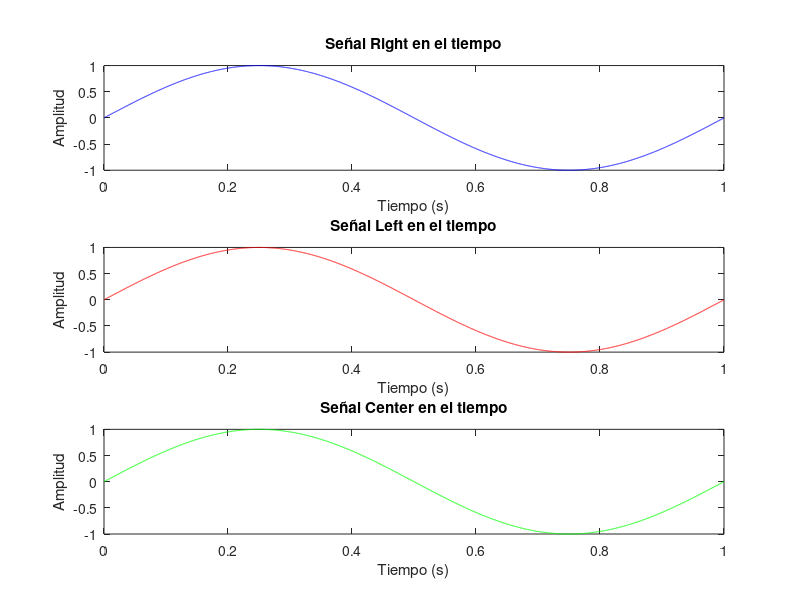
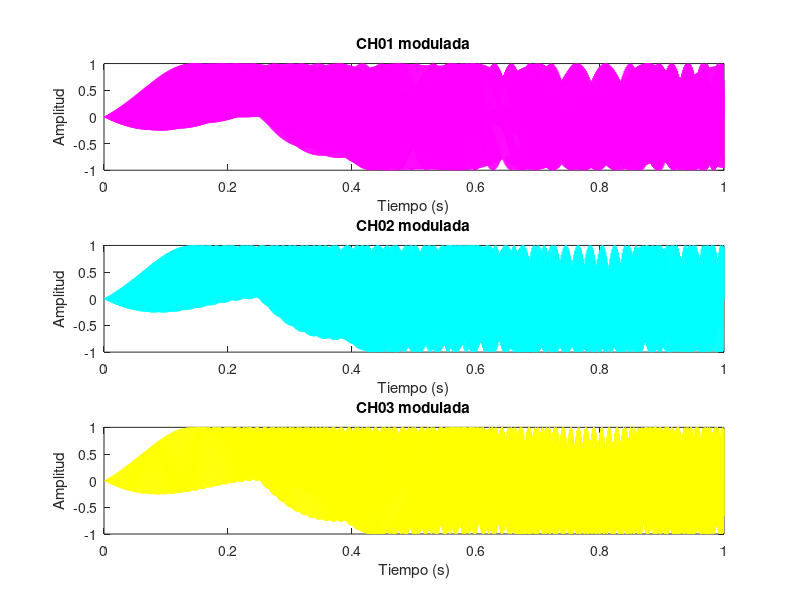
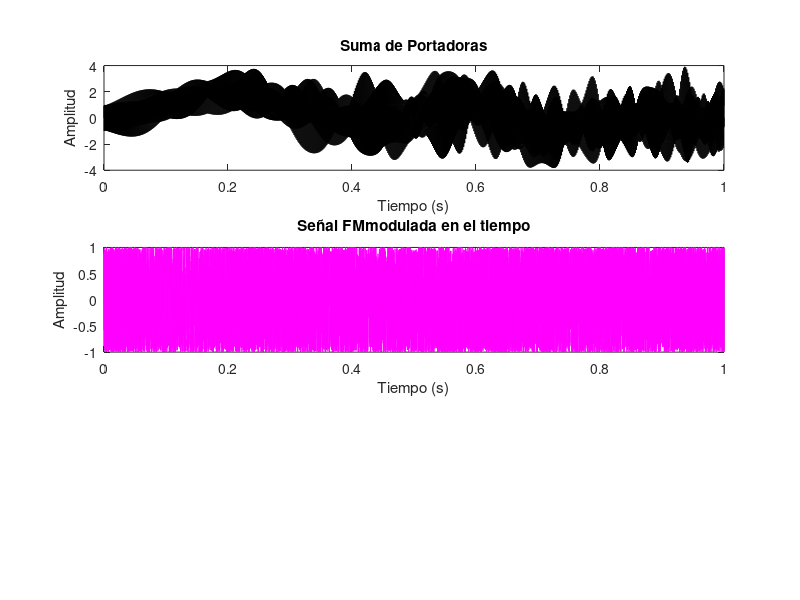
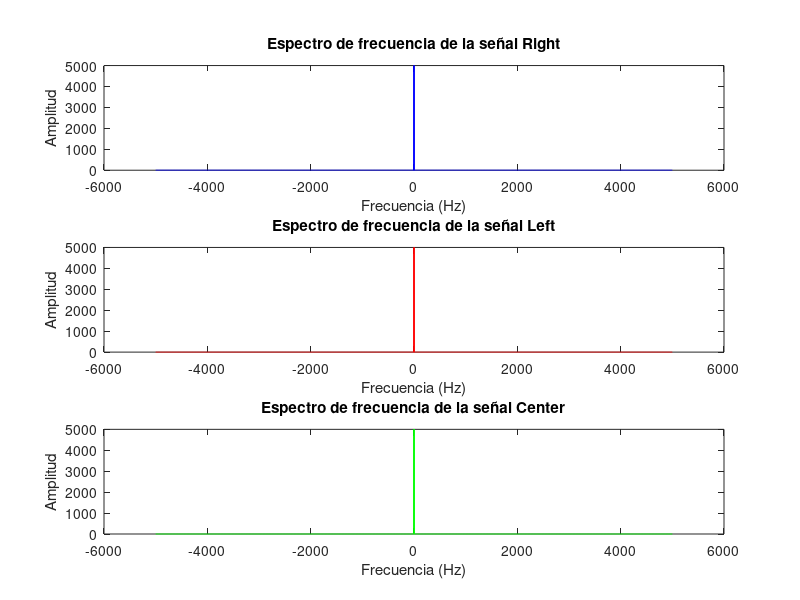

Source code (MATLAB) for these figures, in order:
% Para los análisis que hace Matlab en función del tiempo es necesario
% tener una referencia para las gráficas y comportamiento de las funciones
% Para nuestro caso se va a usar 1 segundo denominado 'foto' la cual va a tener 
% una exposición de 0 a 1 segundo, subdividida en 10000 pares
foto = 1; % Duración de la señal (segundos), dichos valores se visualizan
% en el eje x
fs = 10000; % Frecuencia de muestreo (Hz)
t = linspace(0, foto, fs); % Vector de tiempo

% Definición de las variables
Right = 1;
Left = 1;
Center = 1;

BandWidth = 120000; % Frecuencia central (Hz)
FXporta = 110000000;  % Ancho de banda (Hz)
fxpiloto = 1875; % 1875 hz
fxbase = fxpiloto * 2; % 3750 hz
fxbaja = fxpiloto * 7; % 13125 hz
fxmedia = fxpiloto * 17; % 31875  hz
fxalta = fxpiloto * 27; % 50625 hz 
 
%para poder distribuir equitativamente el ancho de banda contemplamos los siguientes
%tenemos un ancho de banda de 120 los cuales basado en fourier donde del análisis en
%el dominio de la frecuencia sabemos que las señales se repiten, por lo tanto solo se
%puede usar la mitad del ancho de banda es decir 60, de 60 lo tenemos que dividir en tres portadoras
% de tal forma que cada una no exceda del 15000 hz, por lo tanto nos queda 15000 libres los cuales 
% se usan para que sirvan de salvaguarda entre las subportadoras, separando cada subportadora + frecuencia maxima en 
% 5000 hz partiendo de la frecuencia de 19000
% y tomando lo anterior expuesto es que sacamos los valores de las otras subportadoras 
% que para referencia serán 19000, 39000 y 59000
espacio_guarda = 3500; % hz
FmaxAudio = 15000;

% Cálculo del índice de modulación
HBW = BandWidth / 2;
IndMod =  HBW / FmaxAudio;

% Generación de las señales
fxRight = sin(2*pi*Right*t);
fxLeft = sin(2*pi*Left*t);
fxCenter = sin(2*pi*Center*t);

% Generación de sub_portadoras
fxPiloto = sin(2*pi*fxpiloto*t);
fxBaja = sin(2*pi*fxbaja*t);
fxMedia = sin(2*pi*fxmedia*t);
fxAlta = sin(2*pi*fxalta*t);

% Desplazamiento por medio de multiplicación 
desCH01 = sin(2*pi*(fxRight + fxBaja).*t); % Multiplicación element-wise
desCH02 = sin(2*pi*(fxLeft + fxMedia).*t);
desCH03 = sin(2*pi*(fxCenter + fxAlta).*t);

% Multiplicación de las subportadoras de audio con la frecuencia piloto
subporta = fxPiloto + desCH01 + desCH02 + desCH03;

% Modulación FM
FMmodulada = cos(2*pi*FXporta*t + IndMod*subporta);

% Transformada de Fourier
N = length(t);
f = (-fs/2 : fs/N : fs/2 - fs/N); % Vector de frecuencias

% Cálculo de la FFT para cada señal y operación
FFT_fxRight = fftshift(fft(fxRight, N));
FFT_fxLeft = fftshift(fft(fxLeft, N));
FFT_fxCenter = fftshift(fft(fxCenter, N));
FFT_modCH01 = fftshift(fft(desCH01, N));
FFT_modCH02 = fftshift(fft(desCH02, N));
FFT_modCH03 = fftshift(fft(desCH03, N));
FFT_subporta = fftshift(fft(subporta, N));
FFT_FModulada = fftshift(fft(FMmodulada, N));

% Visualización de los resultados en función del tiempo
figure('Position', [100, 100, 800, 600]);

subplot(3,1,1);
plot(t, fxRight, 'b');
title('Señal Right en el tiempo');
xlabel('Tiempo (s)');
ylabel('Amplitud');

subplot(3,1,2);
plot(t, fxLeft, 'r');
title('Señal Left en el tiempo');
xlabel('Tiempo (s)');
ylabel('Amplitud');

subplot(3,1,3);
plot(t, fxCenter, 'g');
title('Señal Center en el tiempo');
xlabel('Tiempo (s)');
ylabel('Amplitud');

figure('Position', [100, 100, 800, 600]);

subplot(3,1,1);
plot(t, desCH01, 'm');
title('CH01 modulada');
xlabel('Tiempo (s)');
ylabel('Amplitud');

subplot(3,1,2);
plot(t, desCH02, 'c');
title('CH02 modulada');
xlabel('Tiempo (s)');
ylabel('Amplitud');

subplot(3,1,3);
plot(t, desCH03, 'y');
title('CH03 modulada');
xlabel('Tiempo (s)');
ylabel('Amplitud');

figure('Position', [100, 100, 800, 600]);

subplot(3,1,1);
plot(t, subporta, 'k');
title('Suma de Portadoras');
xlabel('Tiempo (s)');
ylabel('Amplitud');

subplot(3,1,2);
plot(t, FMmodulada, 'm');
title('Señal FMmodulada en el tiempo');
xlabel('Tiempo (s)');
ylabel('Amplitud');

% Visualización de los resultados en función de la frecuencia
figure('Position', [100, 100, 800, 600]);

subplot(3,1,1);
plot(f, abs(FFT_fxRight), 'b');
title('Espectro de frecuencia de la señal Right');
xlabel('Frecuencia (Hz)');
ylabel('Amplitud');

subplot(3,1,2);
plot(f, abs(FFT_fxLeft), 'r');
title('Espectro de frecuencia de la señal Left');
xlabel('Frecuencia (Hz)');
ylabel('Amplitud');

subplot(3,1,3);
plot(f, abs(FFT_fxCenter), 'g');
title('Espectro de frecuencia de la señal Center');
subplot(3,1,3);
plot(f, abs(FFT_fxCenter), 'g');
title('Espectro de frecuencia de la señal Center');
xlabel('Frecuencia (Hz)');
ylabel('Amplitud');

figure('Position', [100, 100, 800, 600]);

subplot(3,1,1);
plot(f, abs(FFT_modCH01), 'm');
title('Espectro de frecuencia de CH01 modulada');
xlabel('Frecuencia (Hz)');
ylabel('Amplitud');

subplot(3,1,2);
plot(f, abs(FFT_modCH02), 'c');
title('Espectro de frecuencia de CH02 modulada');
xlabel('Frecuencia (Hz)');
ylabel('Amplitud');

subplot(3,1,3);
plot(f, abs(FFT_modCH03), 'y');
title('Espectro de frecuencia de CH03 modulada');
xlabel('Frecuencia (Hz)');
ylabel('Amplitud');

figure('Position', [100, 100, 800, 600]);

subplot(3,1,1);
plot(f, abs(FFT_subporta), 'k');
title('Espectro de frecuencia de Suma de Portadoras');
xlabel('Frecuencia (Hz)');
ylabel('Amplitud');

subplot(3,1,2);
plot(f, abs(FFT_FModulada), 'm');
title('Espectro de frecuencia de la señal FMmodulada');
xlabel('Frecuencia (Hz)');
ylabel('Amplitud');
